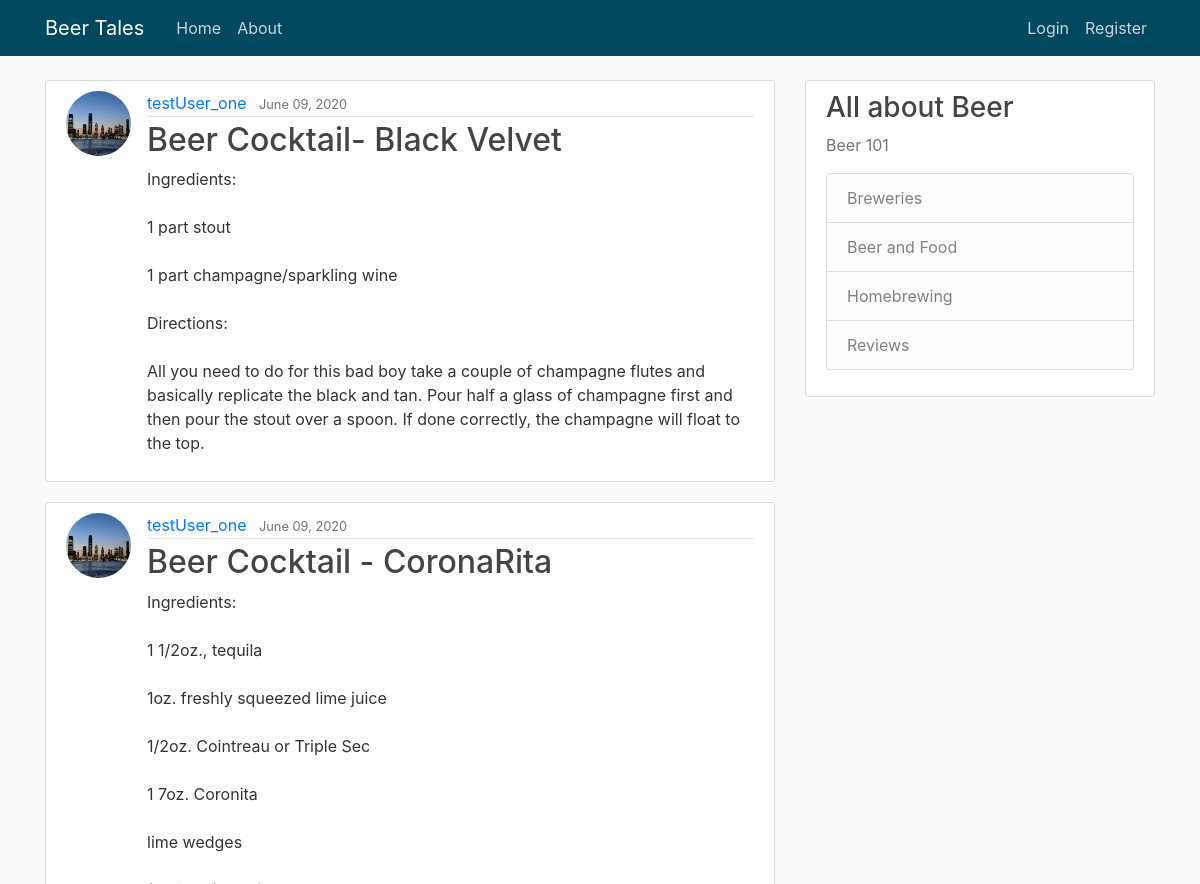
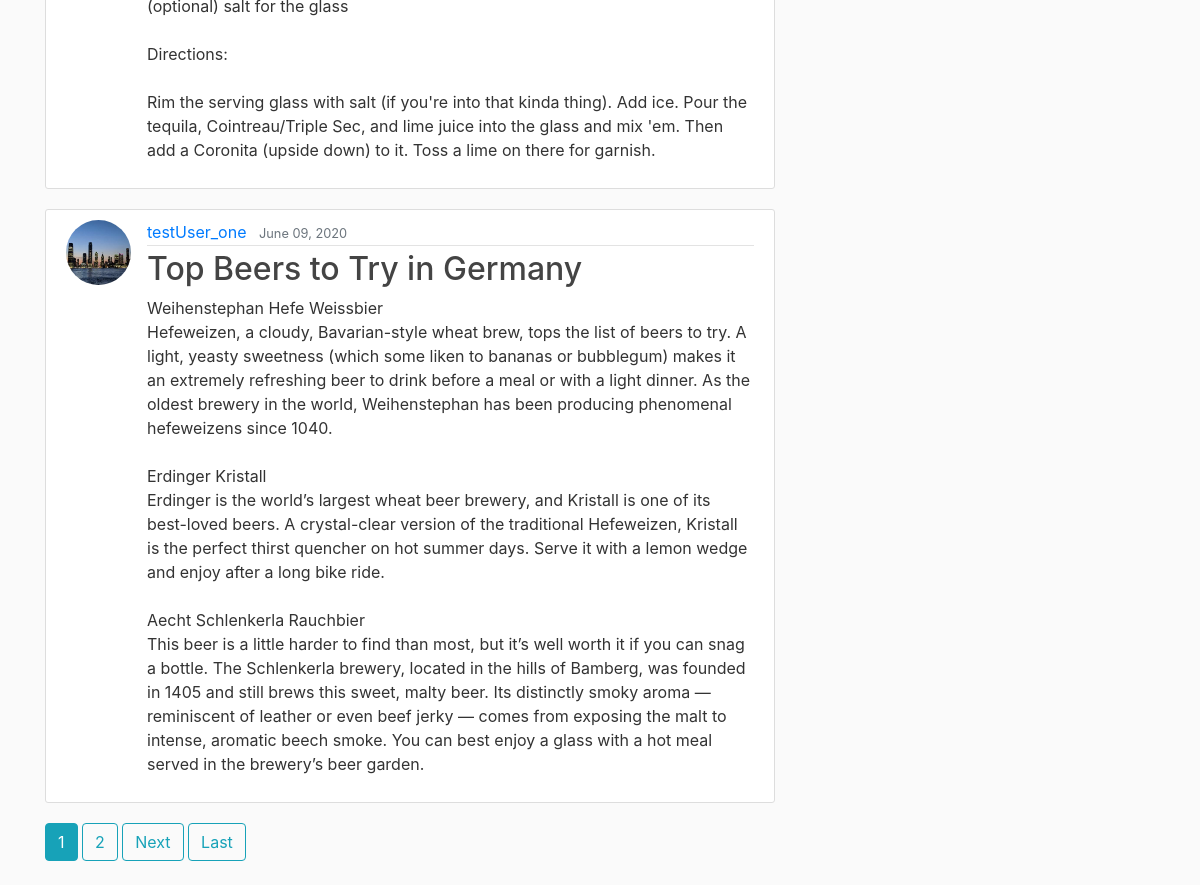
Before: / with the older database file (2 pictures, top to bottom).
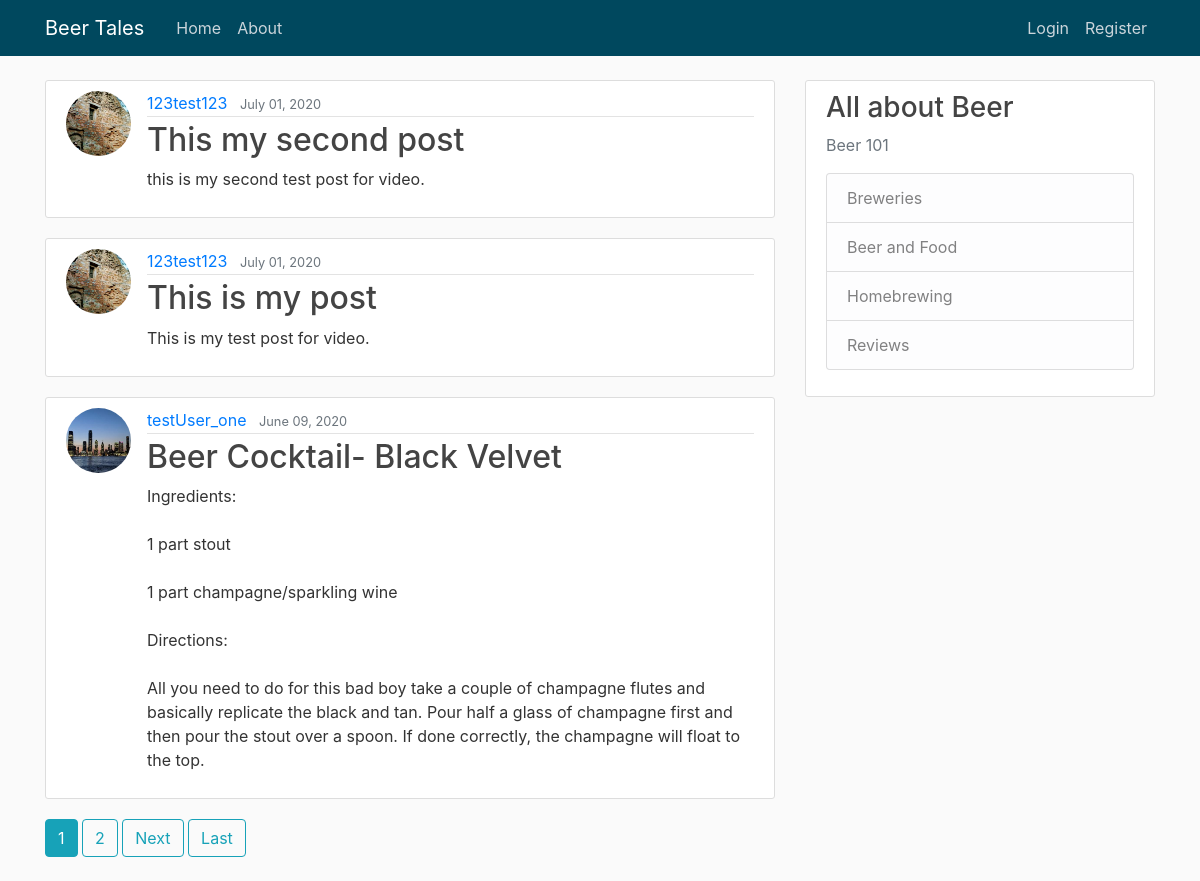
After: the same page with the newer database file.
### blog/models.py (models this page shows, shortened)
class Post(models.Model):
	title = models.CharField(max_length = 100)
	content = models.TextField()
	date_posted = models.DateTimeField(default = timezone.now)
	author = models.ForeignKey(User, on_delete = models.CASCADE)

### users/models.py (models this page shows, shortened)
class Profile(models.Model):
	user = models.OneToOneField(User, on_delete = models.CASCADE)
	image = models.ImageField(default = 'default.jpg', upload_to = 'profile_picture')

### blog/views.py (the view)
# urls.py: path('', PostListView.as_view(), name='blog-home'), #class based view
class PostListView(ListView):
	model = Post
	template_name = 'blog/home.html'   #overwrite the pre-define (<app>/<model>_<viewtype>.html)naming of template in ListView
	context_object_name = 'posts'	   #overwrite the pre-defined context
	ordering = ['-date_posted']	 		#for newer post on top
	paginate_by = 3						#for pagination 2 post per page

### blog/templates/blog/home.html (shortened to what this page needs)
{% extends "blog/base.html" %}
{% block content %}
	{% for post in posts %}
		<article class="media content-section">
			<img class = "rounded-circle article-img"src="{{ post.author.profile.image.url }}">
  		<div class="media-body">
    	<div class="article-metadata">
      	<a class="mr-2" href="{% url 'user-post' post.author.username %}">{{ post.author }}</a>
      	<small class="text-muted">{{ post.date_posted|date:"F d, Y" }}</small>
    	</div>
    	<h2><a class="article-title" href="{% url 'post-detail' post.id %}">{{ post.title }}</a></h2>
    	<p class="article-content">{{ post.content }}</p>
  		</div>
		</article>
	{% endfor %}
	{% if is_paginated %}
		{% for num in page_obj.paginator.page_range %}
			{% if page_obj.number == num %}
				<a class= "btn btn-info mb-4" href="?page={{ num }}">{{ num }}</a>
			{% elif num > page_obj.number|add:'-2' and num < page_obj.number|add:'2' %}
				<a class= "btn btn-outline-info mb-4" href="?page={{ num }}">{{ num }}</a>
			{% endif %}
		{% endfor %}
		{% if page_obj.has_next %}
			<a class = "btn btn-outline-info mb-4" href="?page={{ page_obj.next_page_number }}">Next</a>
			<a class = "btn btn-outline-info mb-4" href="?page={{ page_obj.paginator.num_pages }}">Last</a>
		{% endif %}
	{% endif %}
{% endblock content %}

### blog/templates/blog/base.html (shortened to what this page needs)
{% load static %}
<!DOCTYPE html>
<html>
<head>
    <link rel="stylesheet" href="https://maxcdn.bootstrapcdn.com/bootstrap/4.0.0/css/bootstrap.min.css">
    <link rel="stylesheet" type="text/css" href="{% static 'blog/main.css' %}">
</head>
<body>
<header class="site-header">
 	<nav class="navbar navbar-expand-md navbar-dark bg-steel fixed-top">
   		<div class="container">
     		<a class="navbar-brand mr-4" href="{% url 'blog-home' %}">Beer Tales</a>
      <div class="collapse navbar-collapse" id="navbarToggle">
        <div class="navbar-nav mr-auto">
          <a class="nav-item nav-link" href="{% url 'blog-home' %}">Home</a>
          <a class="nav-item nav-link" href="{% url 'blog-about' %}">About</a>
        </div>
        <div class="navbar-nav">
        	{% if user.is_authenticated %}
            <a class="nav-item nav-link" href="{% url 'post-create' %}">Create New</a>
        		<a class="nav-item nav-link" href="{% url 'profile' %}">My Profile</a>
        		<a class="nav-item nav-link" href="{% url 'logout' %}">Log out</a>
        	{% else %}
          		<a class="nav-item nav-link" href="{% url 'login' %}">Login</a>
          		<a class="nav-item nav-link" href="{% url 'register' %}">Register</a>
          	{% endif %}
        </div>
      </div>
    </div>
  </nav>
</header>
<main role="main" class="container">
  <div class="row">
    <div class="col-md-8">
      {% block content %}{% endblock %}
    </div>
    <div class="col-md-4">
      <div class="content-section">
        <h3>All about Beer</h3>
        <p class='text-muted'>Beer 101
          <ul class="list-group">
            <li class="list-group-item list-group-item-light">Breweries</li>
            <li class="list-group-item list-group-item-light">Beer and Food</li>
            <li class="list-group-item list-group-item-light">Homebrewing</li>
            <li class="list-group-item list-group-item-light">Reviews</li>
          </ul>
        </p>
      </div>
    </div>
  </div>
</main>
</body>
</html>

### blog/static/blog/main.css (style rules this page uses)
body { background: #fafafa; color: #333333; margin-top: 5rem; }
h1, h2, h3, h4, h5, h6 { color: #444444; }
ul { margin: 0; }
.bg-steel { background-color: #00485e; }
.site-header .navbar-nav .nav-link { color: #cbd5db; }
.content-section { background: #ffffff; padding: 10px 20px; border: 1px solid #dddddd; border-radius: 3px; margin-bottom: 20px; }
.article-title { color: #444444; }
.article-content { white-space: pre-line; }
.article-img { height: 65px; width: 65px; margin-right: 16px; }
.article-metadata { padding-bottom: 1px; margin-bottom: 4px; border-bottom: 1px solid #e3e3e3 }

Changed rows visible on the page:
no longer on this page (row unchanged): Post: author.profile.image (placeholder picture), author "testUser_one", date_posted "June 09, 2020", title "Beer Cocktail - CoronaRita", content "Ingredients: 1 1/2oz., tequila 1oz. freshly squeezed lime juice 1/2oz. Cointreau or Triple Sec 1 7oz. Coronita lime wedges (optional) salt for the glass Directions: Rim the serving glass with salt (if you're into that kinda thing). Add ice. Pour the tequila, Cointreau/Triple Sec, and lime juice into the glass and mix 'em. Then add a Coronita (upside down) to it. Toss a lime on there for garnish."
no longer on this page (row unchanged): Post: author.profile.image (placeholder picture), author "testUser_one", date_posted "June 09, 2020", title "Top Beers to Try in Germany", content "Weihenstephan Hefe Weissbier Hefeweizen, a cloudy, Bavarian-style wheat brew, tops the list of beers to try. A light, yeasty sweetness (which some liken to bananas or bubblegum) makes it an extremely refreshing beer to drink before a meal or with a light dinner. As the oldest brewery in the world, Weihenstephan has been producing phenomenal hefeweizens since 1040. Erdinger Kristall Erdinger is the world’s largest wheat beer brewery, and Kristall is one of its best-loved beers. A crystal-clear version of the traditional Hefeweizen, Kristall is the perfect thirst quencher on hot summer days. Serve it with a lemon wedge and enjoy after a long bike ride. Aecht Schlenkerla Rauchbier This beer is…"
added Post: author.profile.image (picture), author "123test123", date_posted "July 01, 2020", title "This my second post", content "this is my second test post for video."
added Post: author.profile.image (picture), author "123test123", date_posted "July 01, 2020", title "This is my post", content "This is my test post for video."
